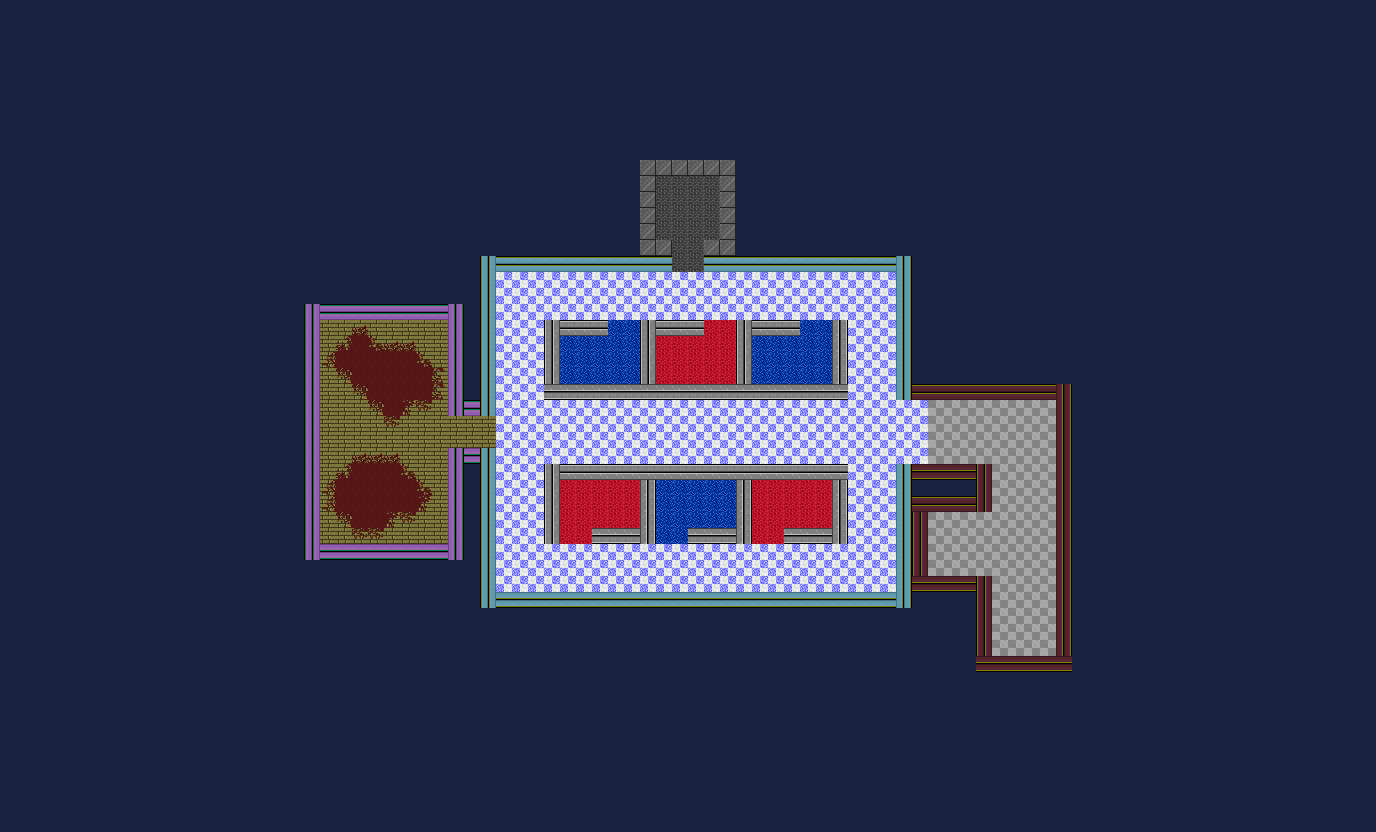

A level layout from a 2D game, rendered from its tile map. Below: a short description, then the map file with tile-grid data replaced by summaries:
An orthogonal 86x52 tile map with 16x16 px tiles, 1 tile layer (Walls).

<map version="1.9" tiledversion="1.9.2" orientation="orthogonal" renderorder="right-down" width="86" height="52" tilewidth="16" tileheight="16" infinite="0" nextlayerid="5" nextobjectid="6">
 <tileset firstgid="1" source="Hotline-Miami-TileSet.tsx" />
 <layer id="2" name="Walls" width="86" height="52">
  <properties>
   <property name="collider" type="bool" value="true" />
  </properties>
  <data>[4472 cells, 4472 non-empty, 33 distinct tile ids]</data>
 </layer>
</map>
